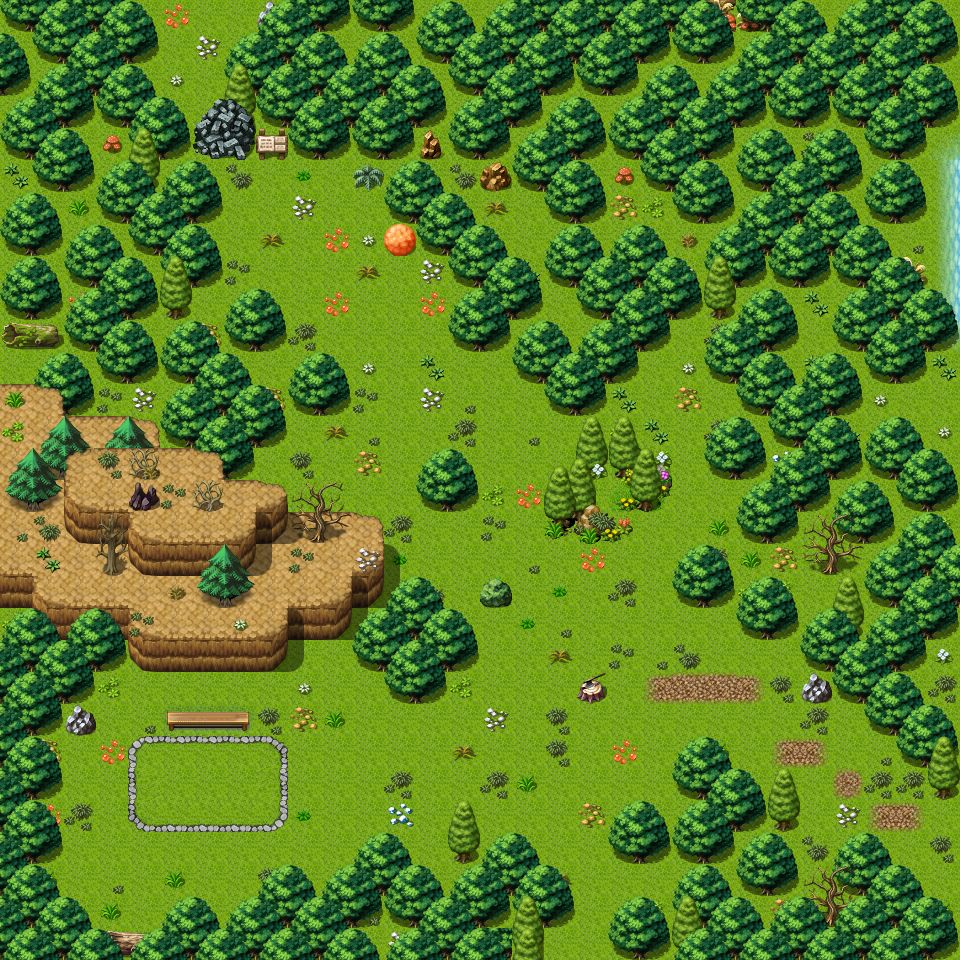

Tiled map render using the project's own tile images. Description and the map definition, with tile-layer contents summarised, below:
An orthogonal 30x30 tile map with 32x32 px tiles, 4 tile layers (Ground, Objects, Above, Above_1), 2 hidden layers not drawn, 61 tilesets and 17 objects (9x spawn, 5x mapchange, 2x script, replace).

<map version="1.0" tiledversion="1.1.5" orientation="orthogonal" renderorder="right-down" width="30" height="30" tilewidth="32" tileheight="32" infinite="0" nextobjectid="44">
 <properties>
  <property name="outdoors" value="1" />
 </properties>
 <tileset firstgid="1" name="map_bed_1" tilewidth="32" tileheight="32" tilecount="128" columns="16">
  <image source="../drawable/map_bed_1.png" width="512" height="256" />
 </tileset>
 <tileset firstgid="129" name="map_border_1" tilewidth="32" tileheight="32" tilecount="128" columns="16">
  <image source="../drawable/map_border_1.png" width="512" height="256" />
 </tileset>
 <tileset firstgid="257" name="map_bridge_1" tilewidth="32" tileheight="32" tilecount="128" columns="16">
  <image source="../drawable/map_bridge_1.png" width="512" height="256" />
 </tileset>
 <tileset firstgid="385" name="map_bridge_2" tilewidth="32" tileheight="32" tilecount="128" columns="16">
  <image source="../drawable/map_bridge_2.png" width="512" height="256" />
 </tileset>
 <tileset firstgid="513" name="map_broken_1" tilewidth="32" tileheight="32" tilecount="128" columns="16">
  <image source="../drawable/map_broken_1.png" width="512" height="256" />
 </tileset>
 <tileset firstgid="641" name="map_cavewall_1" tilewidth="32" tileheight="32" tilecount="108" columns="18">
  <image source="../drawable/map_cavewall_1.png" width="576" height="192" />
 </tileset>
 <tileset firstgid="749" name="map_cavewall_2" tilewidth="32" tileheight="32" tilecount="108" columns="18">
  <image source="../drawable/map_cavewall_2.png" width="576" height="192" />
 </tileset>
 <tileset firstgid="857" name="map_cavewall_3" tilewidth="32" tileheight="32" tilecount="108" columns="18">
  <image source="../drawable/map_cavewall_3.png" width="576" height="192" />
 </tileset>
 <tileset firstgid="965" name="map_cavewall_4" tilewidth="32" tileheight="32" tilecount="108" columns="18">
  <image source="../drawable/map_cavewall_4.png" width="576" height="192" />
 </tileset>
 <tileset firstgid="1073" name="map_chair_table_1" tilewidth="32" tileheight="32" tilecount="128" columns="16">
  <image source="../drawable/map_chair_table_1.png" width="512" height="256" />
 </tileset>
 <tileset firstgid="1201" name="map_chair_table_2" tilewidth="32" tileheight="32" tilecount="128" columns="16">
  <image source="../drawable/map_chair_table_2.png" width="512" height="256" />
 </tileset>
 <tileset firstgid="1329" name="map_crate_1" tilewidth="32" tileheight="32" tilecount="128" columns="16">
  <image source="../drawable/map_crate_1.png" width="512" height="256" />
 </tileset>
 <tileset firstgid="1457" name="map_cupboard_1" tilewidth="32" tileheight="32" tilecount="128" columns="16">
  <image source="../drawable/map_cupboard_1.png" width="512" height="256" />
 </tileset>
 <tileset firstgid="1585" name="map_curtain_1" tilewidth="32" tileheight="32" tilecount="128" columns="16">
  <image source="../drawable/map_curtain_1.png" width="512" height="256" />
 </tileset>
 <tileset firstgid="1713" name="map_entrance_1" tilewidth="32" tileheight="32" tilecount="128" columns="16">
  <image source="../drawable/map_entrance_1.png" width="512" height="256" />
 </tileset>
 <tileset firstgid="1841" name="map_entrance_2" tilewidth="32" tileheight="32" tilecount="128" columns="16">
  <image source="../drawable/map_entrance_2.png" width="512" height="256" />
 </tileset>
 <tileset firstgid="1969" name="map_fence_1" tilewidth="32" tileheight="32" tilecount="128" columns="16">
  <image source="../drawable/map_fence_1.png" width="512" height="256" />
 </tileset>
 <tileset firstgid="2097" name="map_fence_2" tilewidth="32" tileheight="32" tilecount="128" columns="16">
  <image source="../drawable/map_fence_2.png" width="512" height="256" />
 </tileset>
 <tileset firstgid="2225" name="map_fence_3" tilewidth="32" tileheight="32" tilecount="128" columns="16">
  <image source="../drawable/map_fence_3.png" width="512" height="256" />
 </tileset>
 <tileset firstgid="2353" name="map_fence_4" tilewidth="32" tileheight="32" tilecount="128" columns="16">
  <image source="../drawable/map_fence_4.png" width="512" height="256" />
 </tileset>
 <tileset firstgid="2481" name="map_ground_1" tilewidth="32" tileheight="32" tilecount="128" columns="16">
  <image source="../drawable/map_ground_1.png" width="512" height="256" />
 </tileset>
 <tileset firstgid="2609" name="map_ground_2" tilewidth="32" tileheight="32" tilecount="128" columns="16">
  <image source="../drawable/map_ground_2.png" width="512" height="256" />
 </tileset>
 <tileset firstgid="2737" name="map_ground_3" tilewidth="32" tileheight="32" tilecount="128" columns="16">
  <image source="../drawable/map_ground_3.png" width="512" height="256" />
 </tileset>
 <tileset firstgid="2865" name="map_ground_4" tilewidth="32" tileheight="32" tilecount="128" columns="16">
  <image source="../drawable/map_ground_4.png" width="512" height="256" />
 </tileset>
 <tileset firstgid="2993" name="map_ground_5" tilewidth="32" tileheight="32" tilecount="128" columns="16">
  <image source="../drawable/map_ground_5.png" width="512" height="256" />
 </tileset>
 <tileset firstgid="3121" name="map_ground_6" tilewidth="32" tileheight="32" tilecount="128" columns="16">
  <image source="../drawable/map_ground_6.png" width="512" height="256" />
 </tileset>
 <tileset firstgid="3249" name="map_ground_7" tilewidth="32" tileheight="32" tilecount="128" columns="16">
  <image source="../drawable/map_ground_7.png" width="512" height="256" />
 </tileset>
 <tileset firstgid="3377" name="map_ground_8" tilewidth="32" tileheight="32" tilecount="128" columns="16">
  <image source="../drawable/map_ground_8.png" width="512" height="256" />
 </tileset>
 <tileset firstgid="3505" name="map_house_1" tilewidth="32" tileheight="32" tilecount="128" columns="16">
  <image source="../drawable/map_house_1.png" width="512" height="256" />
 </tileset>
 <tileset firstgid="3633" name="map_house_2" tilewidth="32" tileheight="32" tilecount="128" columns="16">
  <image source="../drawable/map_house_2.png" width="512" height="256" />
 </tileset>
 <tileset firstgid="3761" name="map_indoor_1" tilewidth="32" tileheight="32" tilecount="128" columns="16">
  <image source="../drawable/map_indoor_1.png" width="512" height="256" />
 </tileset>
 <tileset firstgid="3889" name="map_indoor_2" tilewidth="32" tileheight="32" tilecount="128" columns="16">
  <image source="../drawable/map_indoor_2.png" width="512" height="256" />
 </tileset>
 <tileset firstgid="4017" name="map_kitchen_1" tilewidth="32" tileheight="32" tilecount="128" columns="16">
  <image source="../drawable/map_kitchen_1.png" width="512" height="256" />
 </tileset>
 <tileset firstgid="4145" name="map_outdoor_1" tilewidth="32" tileheight="32" tilecount="128" columns="16">
  <image source="../drawable/map_outdoor_1.png" width="512" height="256" />
 </tileset>
 <tileset firstgid="4273" name="map_pillar_1" tilewidth="32" tileheight="32" tilecount="128" columns="16">
  <image source="../drawable/map_pillar_1.png" width="512" height="256" />
 </tileset>
 <tileset firstgid="4401" name="map_pillar_2" tilewidth="32" tileheight="32" tilecount="128" columns="16">
  <image source="../drawable/map_pillar_2.png" width="512" height="256" />
 </tileset>
 <tileset firstgid="4529" name="map_plant_1" tilewidth="32" tileheight="32" tilecount="128" columns="16">
  <image source="../drawable/map_plant_1.png" width="512" height="256" />
 </tileset>
 <tileset firstgid="4657" name="map_plant_2" tilewidth="32" tileheight="32" tilecount="128" columns="16">
  <image source="../drawable/map_plant_2.png" width="512" height="256" />
 </tileset>
 <tileset firstgid="4785" name="map_rock_1" tilewidth="32" tileheight="32" tilecount="128" columns="16">
  <image source="../drawable/map_rock_1.png" width="512" height="256" />
 </tileset>
 <tileset firstgid="4913" name="map_rock_2" tilewidth="32" tileheight="32" tilecount="128" columns="16">
  <image source="../drawable/map_rock_2.png" width="512" height="256" />
 </tileset>
 <tileset firstgid="5041" name="map_roof_1" tilewidth="32" tileheight="32" tilecount="128" columns="16">
  <image source="../drawable/map_roof_1.png" width="512" height="256" />
 </tileset>
 <tileset firstgid="5169" name="map_roof_2" tilewidth="32" tileheight="32" tilecount="128" columns="16">
  <image source="../drawable/map_roof_2.png" width="512" height="256" />
 </tileset>
 <tileset firstgid="5297" name="map_roof_3" tilewidth="32" tileheight="32" tilecount="128" columns="16">
  <image source="../drawable/map_roof_3.png" width="512" height="256" />
 </tileset>
 <tileset firstgid="5425" name="map_shop_1" tilewidth="32" tileheight="32" tilecount="128" columns="16">
  <image source="../drawable/map_shop_1.png" width="512" height="256" />
 </tileset>
 <tileset firstgid="5553" name="map_sign_ladder_1" tilewidth="32" tileheight="32" tilecount="128" columns="16">
  <image source="../drawable/map_sign_ladder_1.png" width="512" height="256" />
 </tileset>
 <tileset firstgid="5681" name="map_table_1" tilewidth="32" tileheight="32" tilecount="128" columns="16">
  <image source="../drawable/map_table_1.png" width="512" height="256" />
 </tileset>
 <tileset firstgid="5809" name="map_trail_1" tilewidth="32" tileheight="32" tilecount="128" columns="16">
  <image source="../drawable/map_trail_1.png" width="512" height="256" />
 </tileset>
 <tileset firstgid="5937" name="map_transition_1" tilewidth="32" tileheight="32" tilecount="128" columns="16">
  <image source="../drawable/map_transition_1.png" width="512" height="256" />
 </tileset>
 <tileset firstgid="6065" name="map_transition_2" tilewidth="32" tileheight="32" tilecount="128" columns="16">
  <image source="../drawable/map_transition_2.png" width="512" height="256" />
 </tileset>
 <tileset firstgid="6193" name="map_transition_3" tilewidth="32" tileheight="32" tilecount="128" columns="16">
  <image source="../drawable/map_transition_3.png" width="512" height="256" />
 </tileset>
 <tileset firstgid="6321" name="map_transition_4" tilewidth="32" tileheight="32" tilecount="128" columns="16">
  <image source="../drawable/map_transition_4.png" width="512" height="256" />
 </tileset>
 <tileset firstgid="6449" name="map_transition_5" tilewidth="32" tileheight="32" tilecount="128" columns="16">
  <image source="../drawable/map_transition_5.png" width="512" height="256" />
 </tileset>
 <tileset firstgid="6577" name="map_tree_1" tilewidth="32" tileheight="32" tilecount="128" columns="16">
  <image source="../drawable/map_tree_1.png" width="512" height="256" />
 </tileset>
 <tileset firstgid="6705" name="map_tree_2" tilewidth="32" tileheight="32" tilecount="128" columns="16">
  <image source="../drawable/map_tree_2.png" width="512" height="256" />
 </tileset>
 <tileset firstgid="6833" name="map_wall_1" tilewidth="32" tileheight="32" tilecount="128" columns="16">
  <image source="../drawable/map_wall_1.png" width="512" height="256" />
 </tileset>
 <tileset firstgid="6961" name="map_wall_2" tilewidth="32" tileheight="32" tilecount="120" columns="15">
  <image source="../drawable/map_wall_2.png" width="480" height="256" />
 </tileset>
 <tileset firstgid="7081" name="map_wall_3" tilewidth="32" tileheight="32" tilecount="120" columns="15">
  <image source="../drawable/map_wall_3.png" width="480" height="256" />
 </tileset>
 <tileset firstgid="7201" name="map_wall_4" tilewidth="32" tileheight="32" tilecount="120" columns="15">
  <image source="../drawable/map_wall_4.png" width="480" height="256" />
 </tileset>
 <tileset firstgid="7321" name="map_window_1" tilewidth="32" tileheight="32" tilecount="128" columns="16">
  <image source="../drawable/map_window_1.png" width="512" height="256" />
 </tileset>
 <tileset firstgid="7449" name="map_window_2" tilewidth="32" tileheight="32" tilecount="128" columns="16">
  <image source="../drawable/map_window_2.png" width="512" height="256" />
 </tileset>
 <tileset firstgid="7577" name="map_guynmart" tilewidth="32" tileheight="32" tilecount="128" columns="16">
  <image source="../drawable/map_guynmart.png" width="512" height="256" />
 </tileset>
 <layer name="Ground" width="30" height="30">
  <data>[900 cells, 900 non-empty, 8 distinct tile ids]</data>
 </layer>
 <layer name="Objects" width="30" height="30">
  <data>[900 cells, 563 non-empty, 79 distinct tile ids]</data>
 </layer>
 <layer name="Above" width="30" height="30">
  <data>[900 cells, 376 non-empty, 22 distinct tile ids]</data>
 </layer>
 <layer name="Above_1" width="30" height="30">
  <data>[900 cells, 0 non-empty, 0 distinct tile ids]</data>
 </layer>
 <layer name="Walkable" width="30" height="30" visible="0">
  <data>[900 cells, 440 non-empty, 1 distinct tile ids]</data>
 </layer>
 <layer name="Walkable_1" width="30" height="30" visible="0">
  <data>[900 cells, 2 non-empty, 1 distinct tile ids]</data>
 </layer>
 <objectgroup name="Mapevents">
  <object id="25" name="east1" type="mapchange" x="928" y="128" width="32" height="32">
   <properties>
    <property name="map" value="guynmart" />
    <property name="place" value="west2" />
   </properties>
  </object>
  <object id="26" name="east2" type="mapchange" x="928" y="352" width="32" height="96">
   <properties>
    <property name="map" value="guynmart" />
    <property name="place" value="west3" />
   </properties>
  </object>
  <object id="27" name="east3" type="mapchange" x="928" y="512" width="32" height="416">
   <properties>
    <property name="map" value="guynmart_wood_1" />
    <property name="place" value="west" />
   </properties>
  </object>
  <object id="28" name="north" type="mapchange" x="128" y="0" width="128" height="32">
   <properties>
    <property name="map" value="guynmart_wood_5" />
    <property name="place" value="south" />
   </properties>
  </object>
  <object id="29" name="guynmart_s_roadClose" type="script" x="256" y="160" width="32" height="32" />
  <object id="39" name="south" type="mapchange" x="544" y="928" width="64" height="32">
   <properties>
    <property name="map" value="guynmart_wood_13" />
    <property name="place" value="north" />
   </properties>
  </object>
  <object id="43" name="guynmart_sRpl_main_1r" type="script" x="896" y="384" width="32" height="64" />
 </objectgroup>
 <objectgroup name="Spawn">
  <object id="42" name="forestserpent2" type="spawn" x="192" y="192" width="256" height="192">
   <properties>
    <property name="quantity" value="2" />
    <property name="spawngroup" value="forestserpent2" />
   </properties>
  </object>
  <object id="41" name="forestserpent2_1" type="spawn" x="480" y="512" width="352" height="192">
   <properties>
    <property name="quantity" value="3" />
    <property name="spawngroup" value="forestserpent2" />
   </properties>
  </object>
  <object id="40" name="forestboar4_1" type="spawn" x="672" y="192" width="224" height="160">
   <properties>
    <property name="quantity" value="2" />
    <property name="spawngroup" value="forestboar4" />
   </properties>
  </object>
  <object id="6" name="forestboar4_2" type="spawn" x="347" y="32" width="549" height="160">
   <properties>
    <property name="quantity" value="3" />
    <property name="spawngroup" value="forestboar4" />
   </properties>
  </object>
  <object id="9" name="guynmart_fighter1" type="spawn" x="160" y="768" width="64" height="32">
   <properties>
    <property name="quantity" value="1" />
   </properties>
  </object>
  <object id="30" name="guynmart_fighter2" type="spawn" x="192" y="768" width="64" height="32">
   <properties>
    <property name="quantity" value="1" />
   </properties>
  </object>
  <object id="31" name="guynmart_spectator1a" type="spawn" x="160" y="704" width="32" height="32">
   <properties>
    <property name="quantity" value="1" />
   </properties>
  </object>
  <object id="37" name="guynmart_spectator1b" type="spawn" x="192" y="704" width="32" height="32">
   <properties>
    <property name="quantity" value="1" />
   </properties>
  </object>
  <object id="34" name="guynmart_spectator2" type="spawn" x="288" y="768" width="32" height="64">
   <properties>
    <property name="quantity" value="1" />
   </properties>
  </object>
 </objectgroup>
 <objectgroup name="Keys" visible="0" />
 <objectgroup name="Replace" visible="0">
  <object id="19" name="guynmart:170" type="replace" x="192" y="96" width="96" height="64">
   <properties>
    <property name="Above" value="Above_1" />
    <property name="Walkable" value="Walkable_1" />
   </properties>
  </object>
 </objectgroup>
</map>
